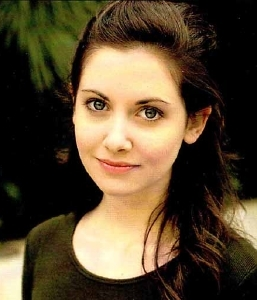
#> input picture database/photos/Alison_Brie/223185-AlisonBrie-12330538570.jpg, 257 x 300 px; its folder holds only this picture in this run
$ python -i detection_redimensionnement.py   (imports and definitions only)
#> lines starting #> are read from the running program, lines starting #| are printed output that depends on the picture
import cv2
from PIL import Image
import os
from matplotlib import pyplot

# A partir d'un fichier image, renvoie une liste d'array représentant les visages trouvés sur l'image, de
# taille 224x224x3


def DetecRedim(CheminAccesImage):
    # Il faut utiliser pyplot pour lire l'image

    img = pyplot.imread(CheminAccesImage)
#> img is the input picture: shape (300, 257, 3); mean R, G, B 87.9, 71.8, 48.5

    face_cascade = cv2.CascadeClassifier(
        cv2.data.haarcascades+'haarcascade_frontalface_default.xml')

    gray = cv2.cvtColor(img, cv2.COLOR_BGR2GRAY)
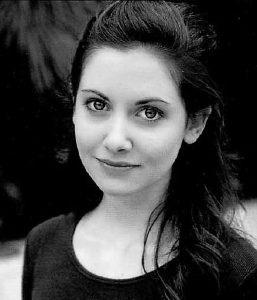
#> gray: shape (300, 257); min 0, max 246, mean 66.7

    faces = face_cascade.detectMultiScale(gray, 1.3, 5)
#> faces = [[52, 53, 148, 148]]
    faces_detecredim = []
    for (x, y, w, h) in faces:
        visage = img[y:y+h, x:x+w]
        visage_redim = cv2.resize(visage, (224, 224))
        faces_detecredim.append(visage_redim)
#> this loop made 1 pass
#> pass 1, in DetecRedim, `visage = img[y:y+h, x:x+w]`:
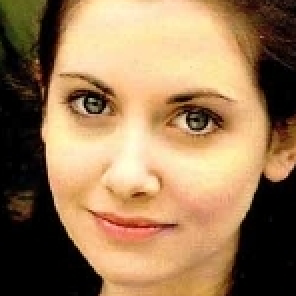
#> visage: shape (148, 148, 3) (shown 2 times larger); mean R, G, B 154.7, 122.5, 87.3
#> pass 1, in DetecRedim, `visage_redim = cv2.resize(visage, (224, 224))`:
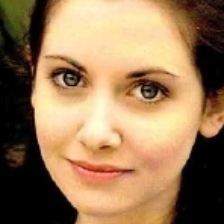
#> visage_redim: shape (224, 224, 3); mean R, G, B 154.6, 122.4, 87.2
#> after the loop, faces_detecredim = 1 item
    return faces_detecredim

# Pareil, mais renvoie le 1er visage sous forme d'array.


def DetecRedimOneFace(CheminAccesImage):
    faces_detecredim = DetecRedim(CheminAccesImage)
    # Si on a trouvé au moins 1 visage, on renvoie le 1er (en espérant que ce soit le bon)
    if faces_detecredim != []:
        return faces_detecredim[0]
    else:
        print("Erreur : aucun visage n'a été détecté sur la photo "+CheminAccesImage)
        return "no_face"


# Crée un visage
def DetecRedimOneFaceAndCreateFaceImage(CheminAccesImage, ext):
    faces_detecredim = DetecRedim(CheminAccesImage)
    # Si on a trouvé au moins 1 visage, on renvoie le 1er (en espérant que ce soit le bon)
    if faces_detecredim != []:
        imageVisage = faces_detecredim[0]
        pilImage = Image.fromarray(imageVisage)
        pilImage.save(CheminAccesImage[-4:]+'FACE.'+ext)
        return CheminAccesImage[-4:]+'FACE.'+ext
    else:
        print("Aucun visage détecté.")

# Crée une photo visage au nom de FACEnomPhoto.ext dans le répertoire folder à partir de la photo filename
# Supprime l'ancienne photo par défaut
# Renvoie le nom du nouveau fichier


def createOneFaceImage(filename, nomPhoto, folder=".", removeFormerPhoto=True):

    imageVisage = DetecRedimOneFace(filename)
    try:
        ext = filename.split('.')[-1]
        chemin = folder+'/FACE'+nomPhoto+'.'+ext
        pilImage = Image.fromarray(imageVisage)
        pilImage.save(chemin)
        if removeFormerPhoto:
            os.remove(filename)
        return chemin
    except:
        pass

# Convertit les images de la DB en image de visage 224x224x3


def createFaceImages(dataset):
    print("Création des visages...")
    from PIL import Image
    for nomDossier in os.listdir(dataset):
        for nomPhoto in os.listdir(dataset+'/'+nomDossier):
            chemin = dataset+'/'+nomDossier+'/'+nomPhoto
            createOneFaceImage(chemin, nomPhoto, dataset+'/'+nomDossier)

>>> result = DetecRedim('../database/photos/Alison_Brie/223185-AlisonBrie-12330538570.jpg')
#> result = 1 item

$ run again, on database/photos/Alison_Brie/37282a8234a56240ed0801102b5a202d.jpg
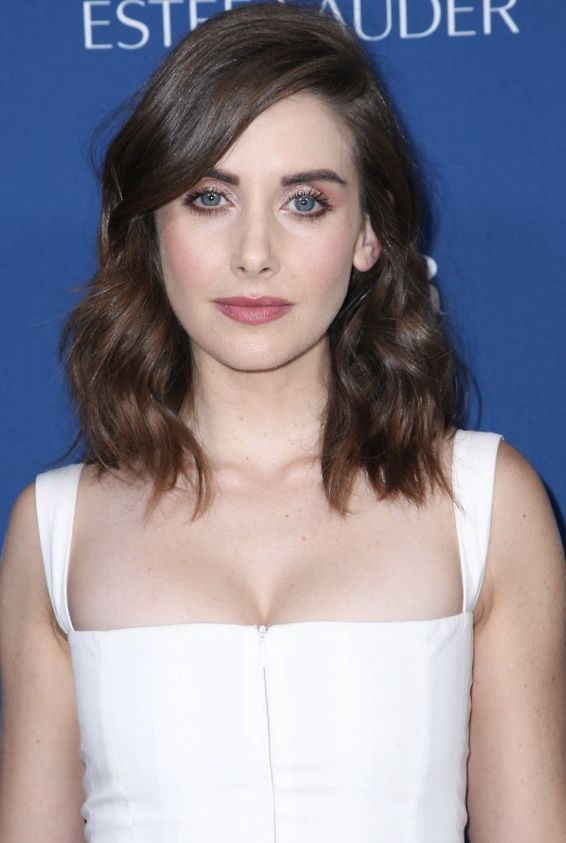
#> input picture database/photos/Alison_Brie/37282a8234a56240ed0801102b5a202d.jpg, 566 x 843 px
#> in DetecRedim, img is the input picture: shape (843, 566, 3); mean R, G, B 141.3, 137.1, 148.8
#> in DetecRedim, `gray = cv2.cvtColor(img, cv2.COLOR_BGR2GRAY)`:
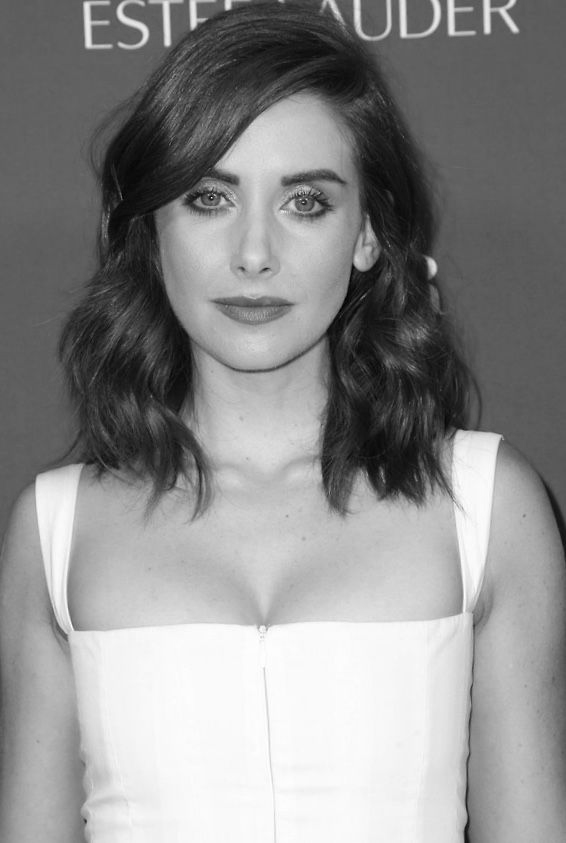
#> gray: shape (843, 566); min 0, max 255, mean 141
#> faces = [[127, 104, 265, 265]]
#> the loop in DetecRedim, `for (x, y, w, h) in faces:` made 1 pass
#> pass 1, in DetecRedim, `visage = img[y:y+h, x:x+w]`:
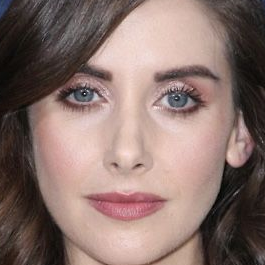
#> visage: shape (265, 265, 3); mean R, G, B 136.7, 114.1, 108.4
#> after the loop in DetecRedim, `for (x, y, w, h) in faces:`: faces_detecredim = 1 item

$ run again, on database/photos/Alison_Brie/4178286.jpg
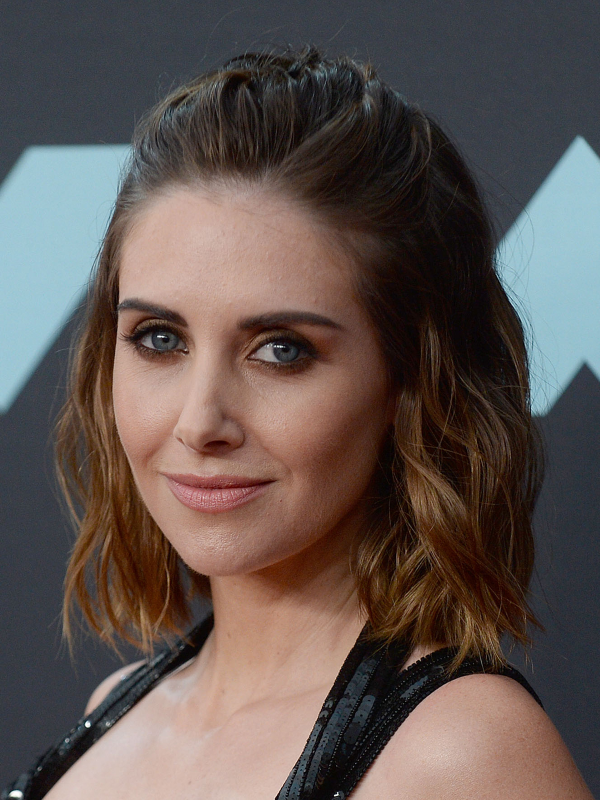
#> input picture database/photos/Alison_Brie/4178286.jpg, 1200 x 1600 px (shown at 1/2 size)
#> in DetecRedim, img is the input picture: shape (1600, 1200, 3); mean R, G, B 96.2, 84.4, 80.5
#> in DetecRedim, `gray = cv2.cvtColor(img, cv2.COLOR_BGR2GRAY)`:
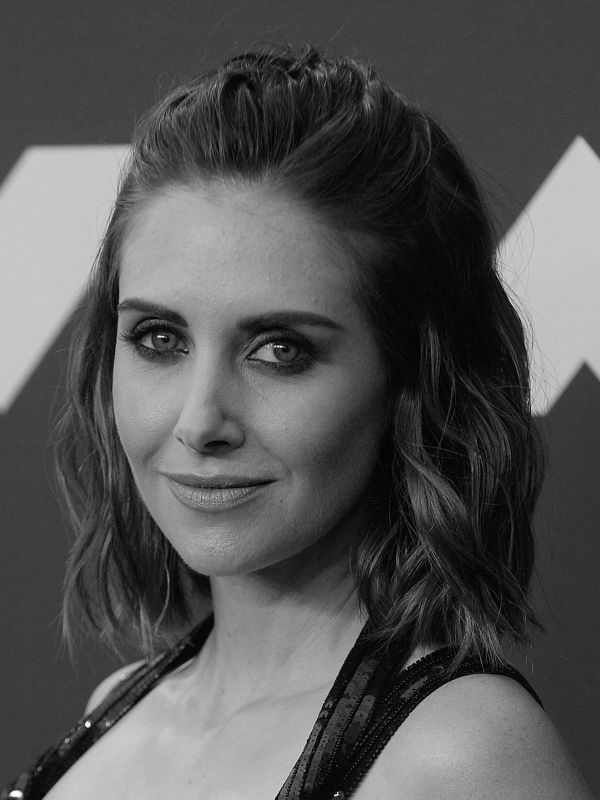
#> gray: shape (1600, 1200) (shown at 1/2 size); min 0, max 255, mean 84.6
#> faces = [[125, 463, 620, 620]]
#> the loop in DetecRedim, `for (x, y, w, h) in faces:` made 1 pass
#> pass 1, in DetecRedim, `visage = img[y:y+h, x:x+w]`:
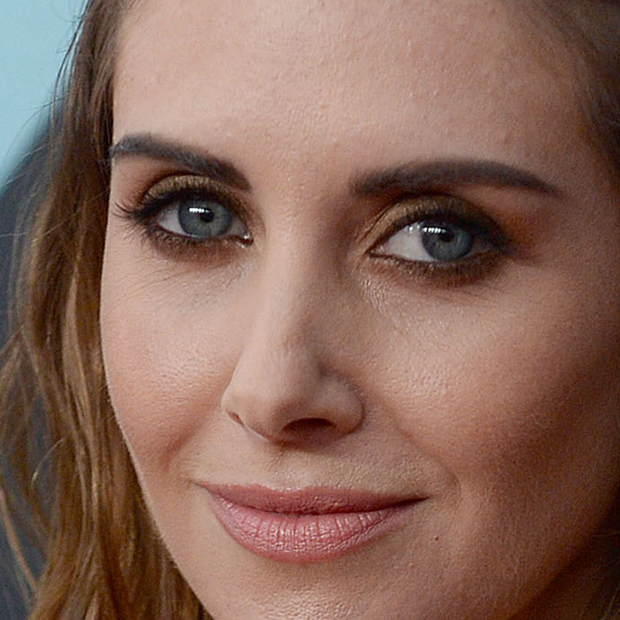
#> visage: shape (620, 620, 3); mean R, G, B 134.7, 101.6, 88.5
#> after the loop in DetecRedim, `for (x, y, w, h) in faces:`: faces_detecredim = 1 item

$ run again, on database/photos/Alison_Brie/Alison+Brie+Long+Hairstyles+Long+Side+Part+IFCfzed_eVax.jpg
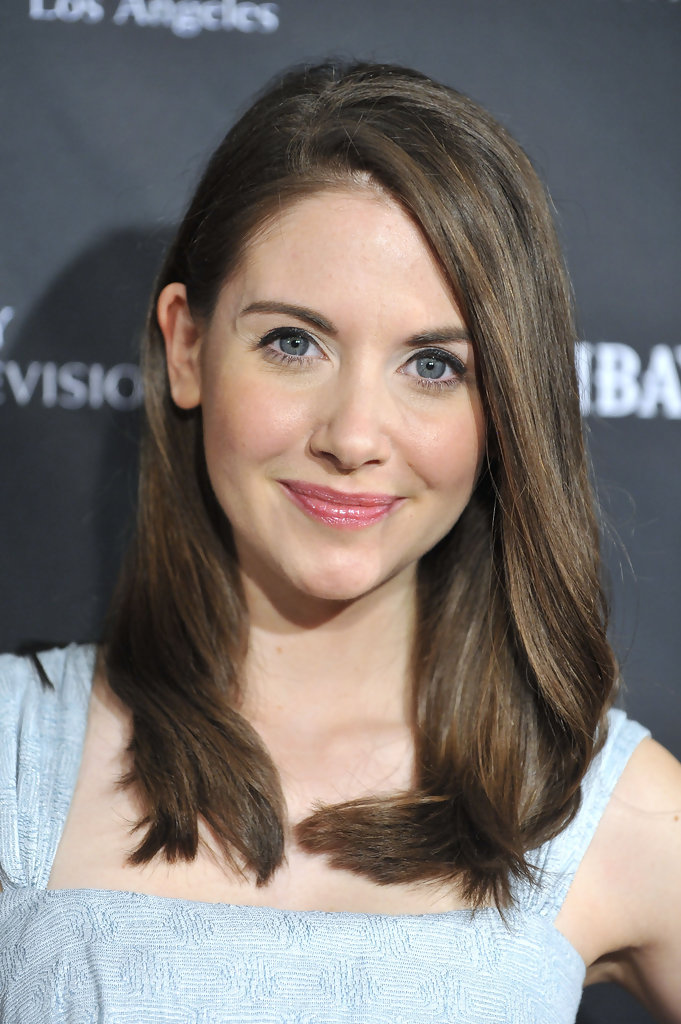
#> input picture database/photos/Alison_Brie/Alison+Brie+Long+Hairstyles+Long+Side+Part+IFCfzed_eVax.jpg, 681 x 1024 px
#> in DetecRedim, img is the input picture: shape (1024, 681, 3); mean R, G, B 124.3, 117.3, 113.8
#> in DetecRedim, `gray = cv2.cvtColor(img, cv2.COLOR_BGR2GRAY)`:
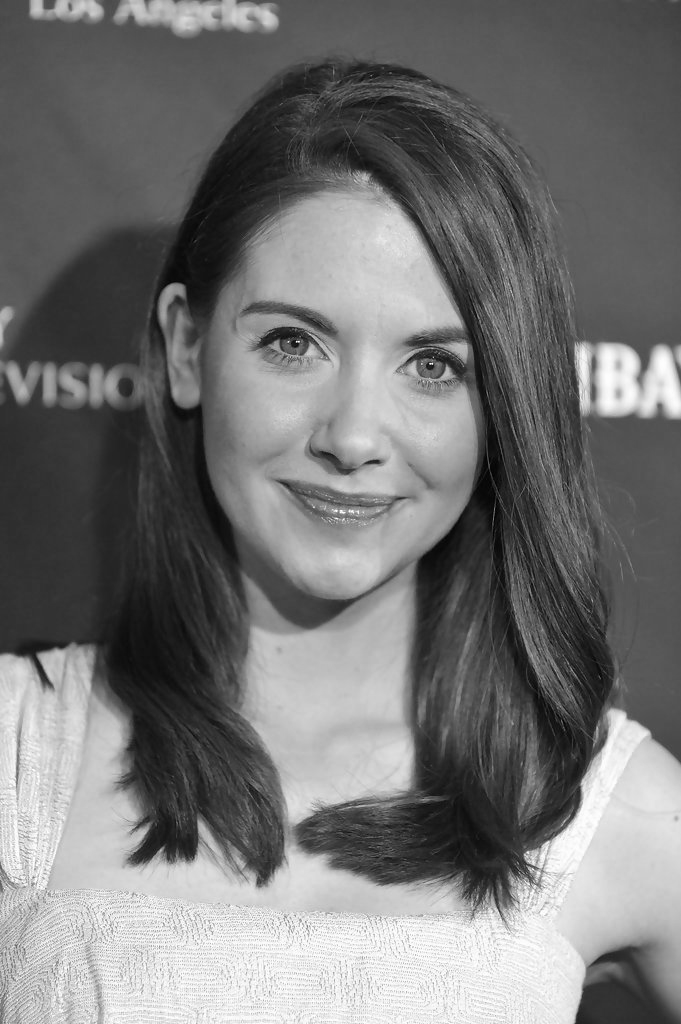
#> gray: shape (1024, 681); min 0, max 255, mean 117
#> faces = [[174, 210, 360, 360]]
#> the loop in DetecRedim, `for (x, y, w, h) in faces:` made 1 pass
#> pass 1, in DetecRedim, `visage = img[y:y+h, x:x+w]`:
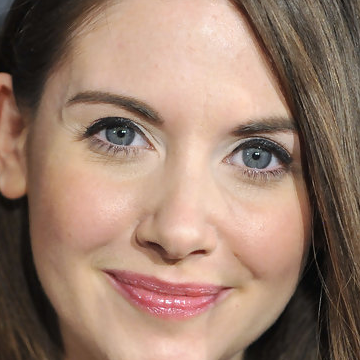
#> visage: shape (360, 360, 3); mean R, G, B 153.8, 125.3, 109
#> after the loop in DetecRedim, `for (x, y, w, h) in faces:`: faces_detecredim = 1 item
